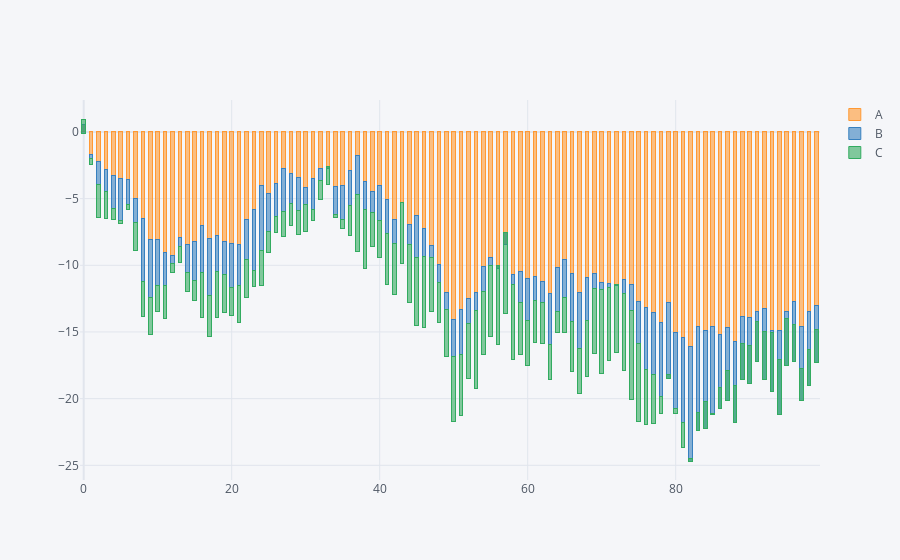

Here is the notebook cell this chart was saved with:
### Code cell
df.iplot(kind='bar',barmode='stack',bargap=0.5)
